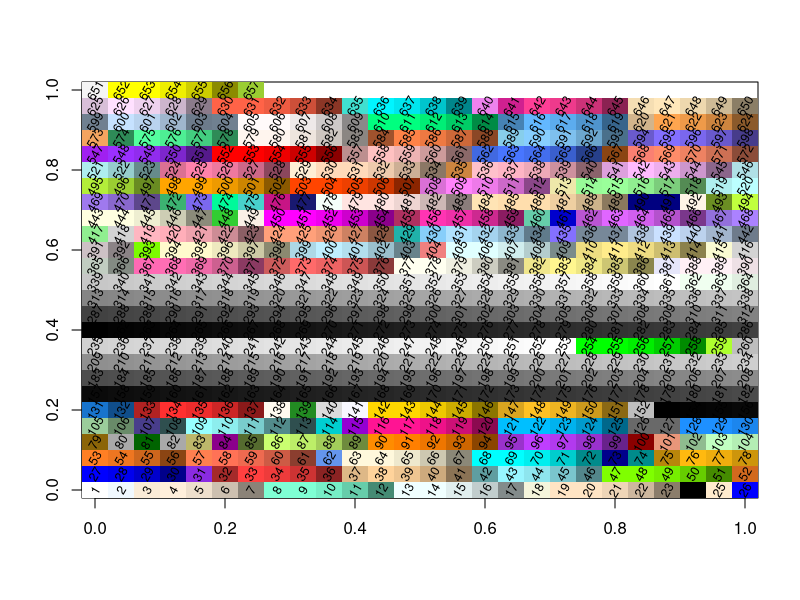

Source code (R):
## ---- chunk 1
ncols <- ceiling(sqrt(length(colors())))^2
dat <- matrix(1:ncols, sqrt(ncols))
image(dat, col = colors()[1:ncols])
pos <- seq(0, 1, length.out = sqrt(ncols))
pos <- lapply(pos, function(x) cbind(x, pos))
pos <- do.call(rbind, pos)

ncols <- length(colors())
text(x=pos[1:ncols,2], y=pos[1:ncols,1], labels = 1:ncols, cex=.75, srt=60)
